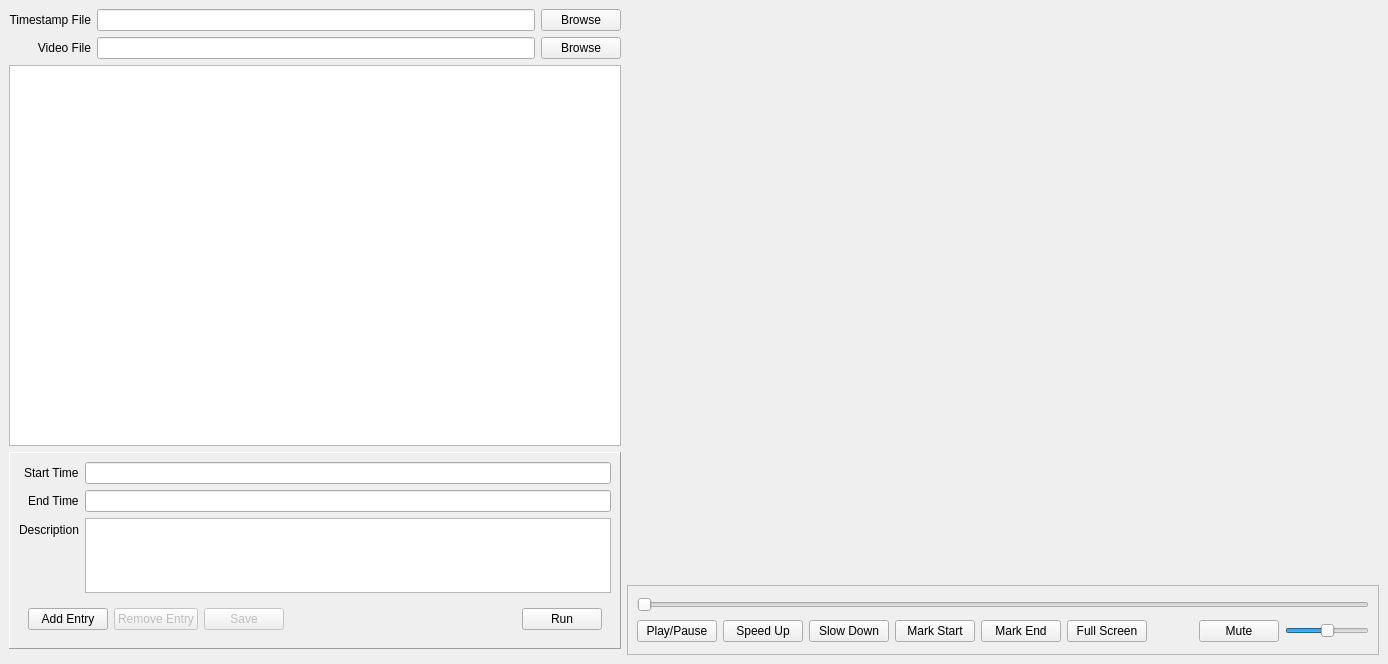
<?xml version="1.0" encoding="UTF-8"?>
<ui version="4.0">
 <class>window</class>
 <widget class="QMainWindow" name="window">
  <property name="geometry">
   <rect>
    <x>0</x>
    <y>0</y>
    <width>1388</width>
    <height>664</height>
   </rect>
  </property>
  <property name="minimumSize">
   <size>
    <width>1024</width>
    <height>480</height>
   </size>
  </property>
  <property name="windowTitle">
   <string>Video Loop</string>
  </property>
  <property name="styleSheet">
   <string notr="true"/>
  </property>
  <widget class="QWidget" name="widget_central">
   <layout class="QGridLayout" name="layout_main">
    <item row="1" column="1">
     <widget class="QLineEdit" name="entry_video">
      <property name="autoFillBackground">
       <bool>false</bool>
      </property>
      <property name="readOnly">
       <bool>true</bool>
      </property>
     </widget>
    </item>
    <item row="0" column="0">
     <widget class="QLabel" name="label_timestamp">
      <property name="text">
       <string>Timestamp File</string>
      </property>
      <property name="alignment">
       <set>Qt::AlignRight|Qt::AlignTrailing|Qt::AlignVCenter</set>
      </property>
     </widget>
    </item>
    <item row="1" column="0">
     <widget class="QLabel" name="label_video">
      <property name="text">
       <string>Video File</string>
      </property>
      <property name="alignment">
       <set>Qt::AlignRight|Qt::AlignTrailing|Qt::AlignVCenter</set>
      </property>
     </widget>
    </item>
    <item row="0" column="2">
     <widget class="QPushButton" name="button_timestamp_browse">
      <property name="text">
       <string>Browse</string>
      </property>
     </widget>
    </item>
    <item row="1" column="2">
     <widget class="QPushButton" name="button_video_browse">
      <property name="text">
       <string>Browse</string>
      </property>
     </widget>
    </item>
    <item row="2" column="3" rowspan="3">
     <widget class="QFrame" name="frame_media">
      <property name="minimumSize">
       <size>
        <width>500</width>
        <height>0</height>
       </size>
      </property>
      <property name="frameShape">
       <enum>QFrame::NoFrame</enum>
      </property>
      <property name="frameShadow">
       <enum>QFrame::Plain</enum>
      </property>
      <property name="lineWidth">
       <number>0</number>
      </property>
      <layout class="QGridLayout" name="gridLayout">
       <property name="leftMargin">
        <number>0</number>
       </property>
       <property name="topMargin">
        <number>0</number>
       </property>
       <property name="rightMargin">
        <number>0</number>
       </property>
       <property name="bottomMargin">
        <number>0</number>
       </property>
       <item row="1" column="0">
        <layout class="QVBoxLayout" name="media_layout">
         <property name="sizeConstraint">
          <enum>QLayout::SetNoConstraint</enum>
         </property>
         <item>
          <widget class="VideoFrame" name="frame_video">
           <property name="minimumSize">
            <size>
             <width>0</width>
             <height>0</height>
            </size>
           </property>
           <property name="focusPolicy">
            <enum>Qt::StrongFocus</enum>
           </property>
           <property name="frameShape">
            <enum>QFrame::NoFrame</enum>
           </property>
           <property name="frameShadow">
            <enum>QFrame::Plain</enum>
           </property>
           <property name="lineWidth">
            <number>0</number>
           </property>
          </widget>
         </item>
         <item>
          <widget class="QFrame" name="frame_media_control">
           <property name="sizePolicy">
            <sizepolicy hsizetype="Preferred" vsizetype="Expanding">
             <horstretch>0</horstretch>
             <verstretch>0</verstretch>
            </sizepolicy>
           </property>
           <property name="maximumSize">
            <size>
             <width>16777215</width>
             <height>70</height>
            </size>
           </property>
           <property name="frameShape">
            <enum>QFrame::StyledPanel</enum>
           </property>
           <property name="frameShadow">
            <enum>QFrame::Plain</enum>
           </property>
           <property name="lineWidth">
            <number>0</number>
           </property>
           <layout class="QGridLayout" name="gridLayout_2">
            <item row="1" column="7">
             <widget class="ToggleButton" name="button_mute_toggle">
              <property name="sizePolicy">
               <sizepolicy hsizetype="Fixed" vsizetype="Fixed">
                <horstretch>0</horstretch>
                <verstretch>0</verstretch>
               </sizepolicy>
              </property>
              <property name="toolTip">
               <string>Toggle Mute/Unmute</string>
              </property>
              <property name="text">
               <string>Mute</string>
              </property>
             </widget>
            </item>
            <item row="1" column="1">
             <widget class="QPushButton" name="button_speed_up">
              <property name="sizePolicy">
               <sizepolicy hsizetype="Fixed" vsizetype="Fixed">
                <horstretch>0</horstretch>
                <verstretch>0</verstretch>
               </sizepolicy>
              </property>
              <property name="toolTip">
               <string>Speed up the video</string>
              </property>
              <property name="text">
               <string>Speed Up</string>
              </property>
             </widget>
            </item>
            <item row="1" column="0">
             <widget class="ToggleButton" name="button_play_pause">
              <property name="sizePolicy">
               <sizepolicy hsizetype="Fixed" vsizetype="Fixed">
                <horstretch>0</horstretch>
                <verstretch>0</verstretch>
               </sizepolicy>
              </property>
              <property name="toolTip">
               <string>Toggle Play/Pause</string>
              </property>
              <property name="text">
               <string>Play/Pause</string>
              </property>
              <property name="checkable">
               <bool>false</bool>
              </property>
             </widget>
            </item>
            <item row="1" column="5">
             <widget class="QPushButton" name="button_full_screen">
              <property name="sizePolicy">
               <sizepolicy hsizetype="Fixed" vsizetype="Fixed">
                <horstretch>0</horstretch>
                <verstretch>0</verstretch>
               </sizepolicy>
              </property>
              <property name="toolTip">
               <string>Set the video to full screen</string>
              </property>
              <property name="text">
               <string>Full Screen</string>
              </property>
             </widget>
            </item>
            <item row="1" column="2">
             <widget class="QPushButton" name="button_slow_down">
              <property name="sizePolicy">
               <sizepolicy hsizetype="Fixed" vsizetype="Fixed">
                <horstretch>0</horstretch>
                <verstretch>0</verstretch>
               </sizepolicy>
              </property>
              <property name="toolTip">
               <string>Slow down the video</string>
              </property>
              <property name="text">
               <string>Slow Down</string>
              </property>
             </widget>
            </item>
            <item row="1" column="8">
             <widget class="HighlightedJumpSlider" name="slider_volume">
              <property name="sizePolicy">
               <sizepolicy hsizetype="Fixed" vsizetype="Fixed">
                <horstretch>0</horstretch>
                <verstretch>0</verstretch>
               </sizepolicy>
              </property>
              <property name="maximum">
               <number>39</number>
              </property>
              <property name="pageStep">
               <number>1</number>
              </property>
              <property name="sliderPosition">
               <number>20</number>
              </property>
              <property name="orientation">
               <enum>Qt::Horizontal</enum>
              </property>
             </widget>
            </item>
            <item row="0" column="0" colspan="9">
             <widget class="HighlightedJumpSlider" name="slider_progress">
              <property name="maximum">
               <number>9999</number>
              </property>
              <property name="pageStep">
               <number>1</number>
              </property>
              <property name="orientation">
               <enum>Qt::Horizontal</enum>
              </property>
              <property name="tickPosition">
               <enum>QSlider::NoTicks</enum>
              </property>
             </widget>
            </item>
            <item row="1" column="6">
             <spacer name="horizontalSpacer">
              <property name="orientation">
               <enum>Qt::Horizontal</enum>
              </property>
              <property name="sizeHint" stdset="0">
               <size>
                <width>40</width>
                <height>20</height>
               </size>
              </property>
             </spacer>
            </item>
            <item row="1" column="3">
             <widget class="QPushButton" name="button_mark_start">
              <property name="toolTip">
               <string>Mark the start of the entry</string>
              </property>
              <property name="text">
               <string>Mark Start</string>
              </property>
             </widget>
            </item>
            <item row="1" column="4">
             <widget class="QPushButton" name="button_mark_end">
              <property name="toolTip">
               <string>Mark the end of the entry</string>
              </property>
              <property name="text">
               <string>Mark End</string>
              </property>
             </widget>
            </item>
           </layout>
          </widget>
         </item>
        </layout>
       </item>
      </layout>
     </widget>
    </item>
    <item row="2" column="0" colspan="3">
     <widget class="TimestampTableView" name="list_timestamp">
      <property name="verticalScrollBarPolicy">
       <enum>Qt::ScrollBarAsNeeded</enum>
      </property>
      <property name="editTriggers">
       <set>QAbstractItemView::NoEditTriggers</set>
      </property>
      <property name="alternatingRowColors">
       <bool>true</bool>
      </property>
      <property name="selectionMode">
       <enum>QAbstractItemView::SingleSelection</enum>
      </property>
      <property name="selectionBehavior">
       <enum>QAbstractItemView::SelectRows</enum>
      </property>
      <attribute name="horizontalHeaderHighlightSections">
       <bool>false</bool>
      </attribute>
      <attribute name="horizontalHeaderStretchLastSection">
       <bool>true</bool>
      </attribute>
      <attribute name="verticalHeaderHighlightSections">
       <bool>false</bool>
      </attribute>
     </widget>
    </item>
    <item row="3" column="0" colspan="3">
     <widget class="QFrame" name="frame_timestamp_detail">
      <property name="sizePolicy">
       <sizepolicy hsizetype="Preferred" vsizetype="Fixed">
        <horstretch>0</horstretch>
        <verstretch>0</verstretch>
       </sizepolicy>
      </property>
      <property name="frameShape">
       <enum>QFrame::Panel</enum>
      </property>
      <property name="frameShadow">
       <enum>QFrame::Raised</enum>
      </property>
      <layout class="QFormLayout" name="formLayout">
       <property name="labelAlignment">
        <set>Qt::AlignRight|Qt::AlignTrailing|Qt::AlignVCenter</set>
       </property>
       <item row="0" column="0">
        <widget class="QLabel" name="label_start_time">
         <property name="text">
          <string>Start Time</string>
         </property>
        </widget>
       </item>
       <item row="0" column="1">
        <widget class="QLineEdit" name="entry_start_time">
         <property name="enabled">
          <bool>true</bool>
         </property>
         <property name="autoFillBackground">
          <bool>false</bool>
         </property>
         <property name="readOnly">
          <bool>true</bool>
         </property>
        </widget>
       </item>
       <item row="1" column="0">
        <widget class="QLabel" name="label_end_time">
         <property name="text">
          <string>End Time</string>
         </property>
        </widget>
       </item>
       <item row="1" column="1">
        <widget class="QLineEdit" name="entry_end_time">
         <property name="enabled">
          <bool>true</bool>
         </property>
         <property name="autoFillBackground">
          <bool>false</bool>
         </property>
         <property name="readOnly">
          <bool>true</bool>
         </property>
        </widget>
       </item>
       <item row="2" column="0">
        <widget class="QLabel" name="label_description">
         <property name="text">
          <string>Description</string>
         </property>
        </widget>
       </item>
       <item row="2" column="1">
        <widget class="PlainTextEdit" name="entry_description">
         <property name="enabled">
          <bool>true</bool>
         </property>
         <property name="maximumSize">
          <size>
           <width>16777215</width>
           <height>75</height>
          </size>
         </property>
         <property name="autoFillBackground">
          <bool>false</bool>
         </property>
        </widget>
       </item>
       <item row="3" column="0" colspan="2">
        <widget class="QFrame" name="frame">
         <property name="frameShape">
          <enum>QFrame::NoFrame</enum>
         </property>
         <property name="frameShadow">
          <enum>QFrame::Plain</enum>
         </property>
         <property name="lineWidth">
          <number>0</number>
         </property>
         <layout class="QHBoxLayout" name="horizontalLayout">
          <item>
           <widget class="QPushButton" name="button_add_entry">
            <property name="text">
             <string>Add Entry</string>
            </property>
           </widget>
          </item>
          <item>
           <widget class="QPushButton" name="button_remove_entry">
            <property name="enabled">
             <bool>false</bool>
            </property>
            <property name="text">
             <string>Remove Entry</string>
            </property>
           </widget>
          </item>
          <item>
           <widget class="QPushButton" name="button_save">
            <property name="enabled">
             <bool>false</bool>
            </property>
            <property name="text">
             <string>Save</string>
            </property>
           </widget>
          </item>
          <item>
           <spacer name="horizontalSpacer_2">
            <property name="orientation">
             <enum>Qt::Horizontal</enum>
            </property>
            <property name="sizeHint" stdset="0">
             <size>
              <width>40</width>
              <height>20</height>
             </size>
            </property>
           </spacer>
          </item>
          <item>
           <widget class="QPushButton" name="button_run">
            <property name="text">
             <string>Run</string>
            </property>
           </widget>
          </item>
         </layout>
        </widget>
       </item>
      </layout>
     </widget>
    </item>
    <item row="0" column="1">
     <widget class="QLineEdit" name="entry_timestamp">
      <property name="sizePolicy">
       <sizepolicy hsizetype="Expanding" vsizetype="Fixed">
        <horstretch>0</horstretch>
        <verstretch>0</verstretch>
       </sizepolicy>
      </property>
      <property name="autoFillBackground">
       <bool>false</bool>
      </property>
      <property name="styleSheet">
       <string notr="true"/>
      </property>
      <property name="readOnly">
       <bool>true</bool>
      </property>
     </widget>
    </item>
   </layout>
  </widget>
  <action name="actionExit">
   <property name="text">
    <string>Exit</string>
   </property>
  </action>
  <action name="actionTest_Entry">
   <property name="text">
    <string>Test Entry</string>
   </property>
  </action>
 </widget>
 <customwidgets>
  <customwidget>
   <class>VideoFrame</class>
   <extends>QFrame</extends>
   <header>gui</header>
   <container>1</container>
  </customwidget>
  <customwidget>
   <class>HighlightedJumpSlider</class>
   <extends>QSlider</extends>
   <header>gui</header>
  </customwidget>
  <customwidget>
   <class>TimestampTableView</class>
   <extends>QTableView</extends>
   <header>gui</header>
  </customwidget>
  <customwidget>
   <class>PlainTextEdit</class>
   <extends>QPlainTextEdit</extends>
   <header>gui</header>
  </customwidget>
  <customwidget>
   <class>ToggleButton</class>
   <extends>QPushButton</extends>
   <header>gui</header>
  </customwidget>
 </customwidgets>
 <resources/>
 <connections/>
</ui>
